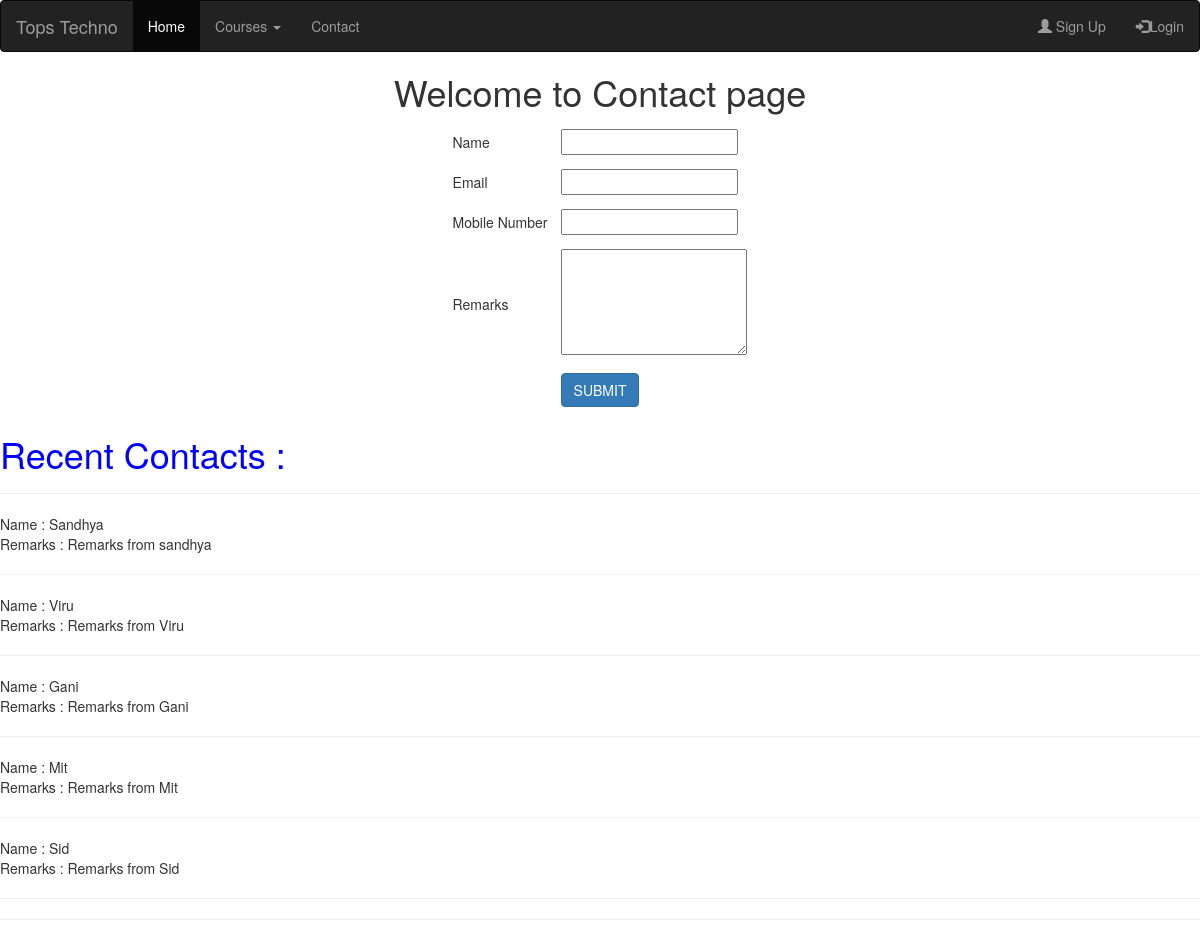
Page /contact/ on the committed database.
### myapp/models.py (models this page shows, shortened)
class Contact(models.Model):
	name=models.CharField(max_length=100)
	email=models.EmailField()
	mobile=models.PositiveSmallIntegerField()
	remarks=models.TextField()

### myapp/views.py (the view)
# urls.py: path('contact/',views.contact, name='contact'),
def contact(request):
	if request.method=="POST":
		Contact.objects.create(
			name=request.POST['name'],
			email=request.POST['email'],
			mobile=request.POST['mobile'],
			remarks=request.POST['remarks']
			)
		contacts=Contact.objects.all().order_by('-id')[:5]
		msg="Contact Saved Successfully ..!"
		return render(request,'contact.html',{'msg':msg,'contacts':contacts})
	else:
		contacts=Contact.objects.all().order_by('-id')[:5]
		return render(request,'contact.html',{'contacts':contacts})

### myapp/templates/contact.html (shortened to what this page needs)
{% extends 'header.html' %}
{% block content %}
<!DOCTYPE html>
<html>
<head>
</head>
<body>
<center>
<h1>Welcome to Contact page</h1>
<form method="post" action="{% url 'contact' %}">
			<table>
			<tr>
				<td>Name</td>
				<td><input type="text" name="name" required></td>
			</tr>
				<tr>
				<td>Email</td>
				<td><input type="text" name="email"></td>
			</tr>
				<tr>
				<td>Mobile Number</td>
				<td><input type="text" name="mobile"></td>
			</tr>
				<tr>
				<td>Remarks</td>
				<td><textarea rows="5" cols="22" name="remarks"></textarea></td>
			</tr>
			<tr>
				<td colspan="2" align="center">
					<input type="submit" name="action" value="SUBMIT" class="btn btn-primary">
				</td>
			</tr>
		</table>
</form>
</center>
<h1 style="color:blue">Recent Contacts : </h1>
<hr>
{% for i in contacts %}
	Name : {{ i.name }}<br>
	Remarks : {{ i.remarks }}<br><hr>
{% endfor %}
<hr>
</body>
</html>
{% endblock %}

### myapp/templates/header.html (style rules this page uses)
tr,td { padding: 7px; }

### rows in the picture
Contact: name "Sandhya", remarks "Remarks from sandhya"
Contact: name "Viru", remarks "Remarks from Viru"
Contact: name "Gani", remarks "Remarks from Gani"
Contact: name "Mit", remarks "Remarks from Mit"
Contact: name "Sid", remarks "Remarks from Sid"
